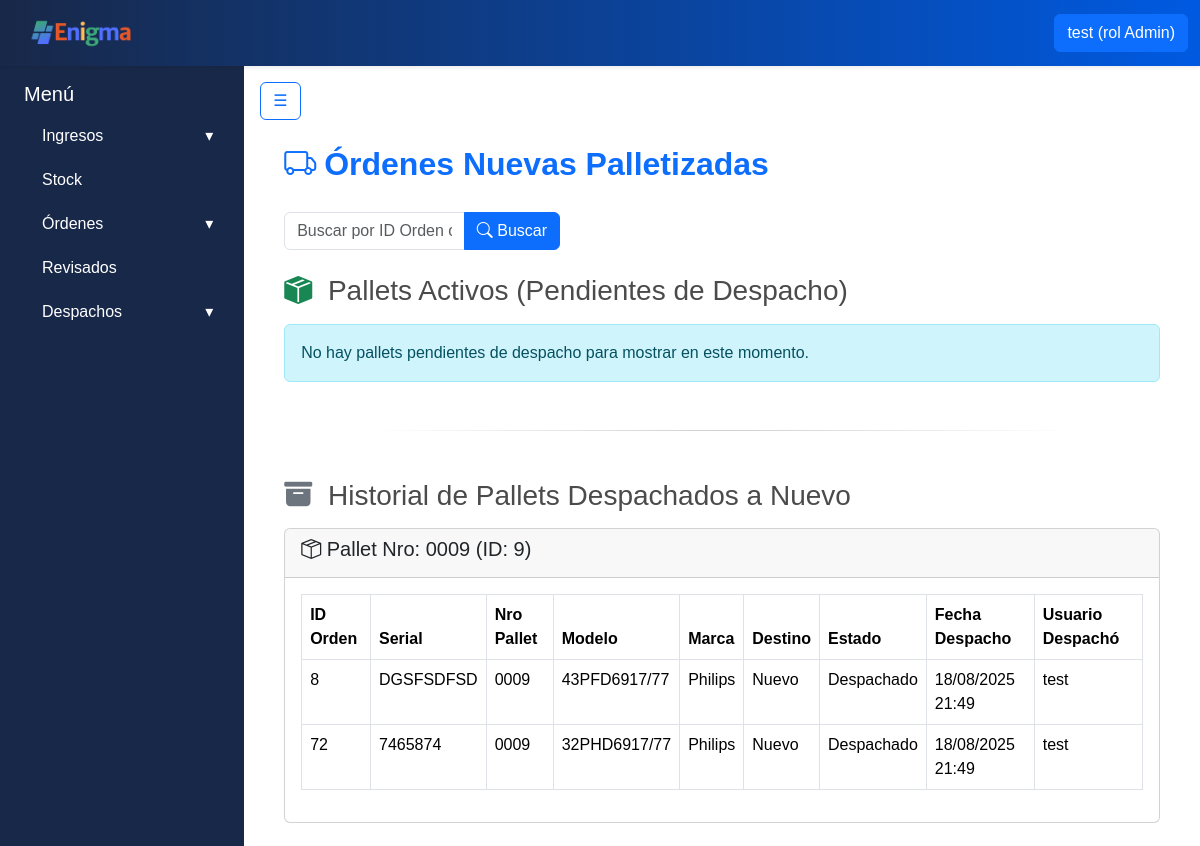
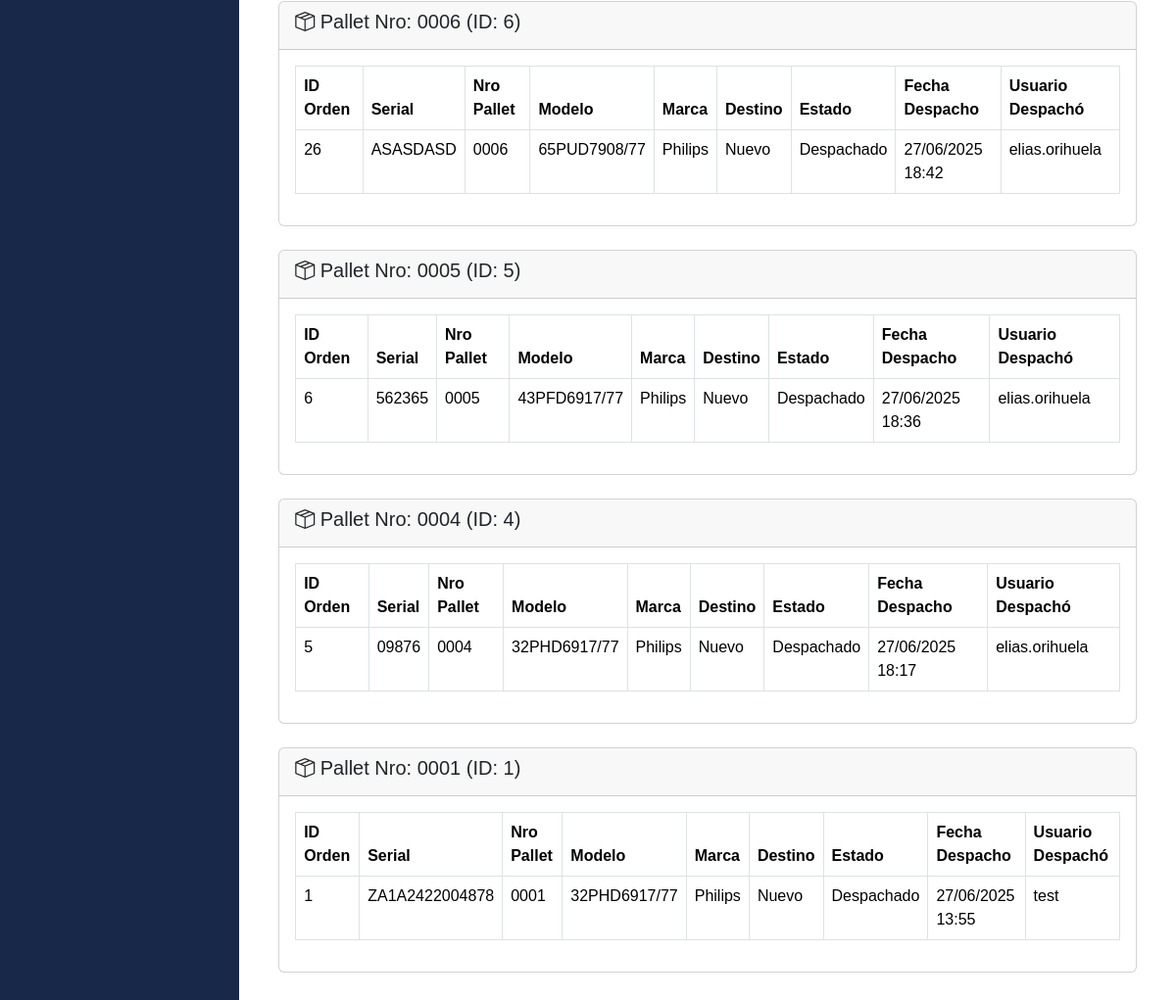
Screenshot of /despachos/nuevas/ (signed in) with the database file from the repository (2 pictures, top to bottom).
### apps/usuarios/models.py (models this page shows, shortened)
class Usuarios(AbstractBaseUser):
    username = models.CharField('Nombre de usuario', unique= True, max_length=60)
    email = models.EmailField('Correo electronico', max_length=254, unique= True)
    nombre = models.CharField(max_length=50)
    apellido = models.CharField(max_length=50)
    rol = models.ForeignKey(Roles, on_delete=models.CASCADE)
    activo = models.BooleanField(default=True)
    is_admin = models.BooleanField(default = False)
    is_superuser = models.BooleanField(default=False)
    is_staff = models.BooleanField(default=False)
    objects = UsuariosManager()
    USERNAME_FIELD = 'username'
    REQUIRED_FIELDS = ['nombre', 'apellido', 'email'] #campos necesarios para crear la cuenta por consola

class Roles(models.Model):
    id = models.AutoField(primary_key=True)
    nombre = models.CharField(max_length=50)
    def __str__(self):
        return self.nombre

### apps/despachos/models.py (models this page shows, shortened)
class Pallet(ModeloBaseConUsuario):
    destino = models.ForeignKey(Destinos, on_delete=models.PROTECT, related_name='pallets_despacho', verbose_name="Destino")
    nro_pallet = models.CharField(max_length=50, unique=True, null=True, blank=True, verbose_name="Número de Pallet")
    fecha_creacion = models.DateTimeField(auto_now_add=True, verbose_name="Fecha de Creación")
    fecha_modificacion = models.DateTimeField(auto_now=True, verbose_name="Fecha de Última Modificación")
    nro_viaje = models.CharField(max_length=50, null=True, blank=True, verbose_name="Número de Viaje")
    fecha_despacho = models.DateTimeField(null=True, blank=True, verbose_name="Fecha de Despacho")
    usuario_despacho = models.ForeignKey(
        User,
        on_delete=models.SET_NULL,
        null=True,
        blank=True,
        related_name='pallets_despachados_por_usuario',
        verbose_name="Usuario que Despachó"
    )
    remito_salida = models.ForeignKey(Remitos, on_delete=models.SET_NULL, null=True, blank=True, verbose_name="Remito de Salida")
    estado_pallet = models.ForeignKey(Estados, on_delete=models.PROTECT, related_name='pallets_por_estado', null=True, blank=True, verbose_name="Estado del Pallet")
    class Meta:
        verbose_name = "Pallet de Despacho"
        verbose_name_plural = "Pallets de Despacho"
        ordering = ['-fecha_creacion']

### apps/ordenes/models.py (models this page shows, shortened)
class Equipos(models.Model):
    producto_id = models.ForeignKey('ingresos.Productos', on_delete=models.CASCADE)
    numero_serie = models.CharField(max_length=20, unique=True, null=True, blank=True)
    fecha_alta = models.DateTimeField(auto_now_add=True)
    observaciones = models.CharField(max_length=100, null=True, blank=True)

class Destinos(models.Model):
    nombre_destino = models.CharField(max_length=30)

### apps/ingresos/models.py (models this page shows, shortened)
class Productos(models.Model):
    id = models.AutoField(primary_key=True)
    marca = models.CharField(max_length=30)
    modelo = models.CharField(max_length=50, unique=True)

### apps/despachos/views.py (the view)
# urls.py: path('nuevas/', views.OrdenesNuevasView.as_view(), name='ordenes_nuevas'),
class OrdenesNuevasView(BaseOrdenesDespachoView):
    destino_base_nombre = 'nuevo'
    titulo_pagina = 'Órdenes Nuevas Palletizadas'
    def get_context_data(self, request, queryset, mensaje_busqueda=None):
        context = super().get_context_data(request, queryset, mensaje_busqueda)
        estado_despachado_obj = Estados.objects.filter(nombre_estado__iexact='despachado').first()
        destino_obj = Destinos.objects.filter(nombre_destino__iexact=self.destino_base_nombre).first()
        pallets_despachados = []
        if estado_despachado_obj and destino_obj:
            despachados_queryset = Pallet.objects.filter(
                estado_pallet=estado_despachado_obj,
                destino=destino_obj
            ).select_related(
                'destino', 'estado_pallet', 'usuario', 'usuario_despacho', 'remito_salida'
            ).prefetch_related(
                'detalles__orden_id__equipo_id__producto_id',
                'detalles__orden_id__estado_id',
                'detalles__orden_id__destino'
            ).order_by('-fecha_despacho')
            for pallet in despachados_queryset:
                ordenes_en_pallet = []
                for detalle_pallet in pallet.detalles.all():
                    orden = detalle_pallet.orden_id
                    if orden:
                        equipo_obj = getattr(orden, 'equipo_id', None)
                        producto_obj = getattr(equipo_obj, 'producto_id', None)
                        modelo_nombre = getattr(producto_obj, 'modelo', 'N/A')
                        marca_nombre = getattr(producto_obj, 'marca', 'N/A')
                        ordenes_en_pallet.append({
                            'id': orden.id,
                            'numero_serie': getattr(equipo_obj, 'numero_serie', 'N/A'),
                            'modelo': modelo_nombre,
                            'marca': marca_nombre,
                            'estado': getattr(orden.estado_id, 'nombre_estado', 'N/A'),
                        })
                pallets_despachados.append({
                    'id': pallet.id,
                    'nro_pallet': pallet.nro_pallet,
                    'destino': getattr(pallet.destino, 'nombre_destino', 'N/A'),
                    'fecha_creacion': pallet.fecha_creacion,
                    'fecha_despacho': pallet.fecha_despacho,
                    'estado_pallet': getattr(pallet.estado_pallet, 'nombre_estado', 'N/A'),
                    'usuario_creacion': getattr(pallet.usuario, 'username', 'N/A'),
                    'usuario_despacho': getattr(pallet.usuario_despacho, 'username', 'N/A'),
                    'remito_salida': getattr(pallet.remito_salida, 'nro_remito', 'N/A'),
                    'cantidad_ordenes': len(ordenes_en_pallet),
                    'ordenes': ordenes_en_pallet,
                })
        context['pallets_despachados'] = pallets_despachados
        context['titulo_historial'] = f"Historial de Pallets Despachados a {self.destino_base_nombre.capitalize()}"
        return context

### apps/despachos/templatetags/custom_filters.py (called while the page is built)
@register.filter
def replace_chars(value, arg):
    if not isinstance(value, str):
        return value
    try:
        old_value, new_value = arg.split(':')
    except ValueError:
        return value
    return value.replace(old_value, new_value)

### apps/despachos/views.py (called while the page is built)
    def get(self, request, *args, **kwargs):
        queryset = self.get_queryset()
        query = request.GET.get('q', '')
        mensaje_busqueda = None
        if query:
            q_objects = Q(id__icontains=query) | Q(equipo_id__numero_serie__icontains=query)
            queryset = queryset.filter(q_objects)
            if not queryset.exists():
                mensaje_busqueda = f"No se encontraron órdenes con el ID/Número de Serie '{query}'."
        context = self.get_context_data(request, queryset, mensaje_busqueda)
        return render(request, self.template_name, context)

### apps/despachos/templates/despachos/ordenes_despacho_base.html (shortened to what this page needs)
{% extends 'base.html' %}
{% load static %}
{% load custom_filters %}
{% block content %}
<div class="page-container px-4 mt-3">
    <div class="d-flex align-items-center mb-4">
        <i class="bi bi-truck me-2" style="font-size: 2rem; color: #0d6efd;"></i>
        <h2 class="fw-bold text-primary mb-0">{{ titulo_pagina }}</h2>
    </div>
    <div class="top-action-bar mb-4">
        <form method="get" class="w-100">
            <div class="row mb-2">
                <div class="col-md-6 col-lg-4">
                    <div class="input-group search-input-group">
                        <input type="text" class="form-control" placeholder="Buscar por ID Orden o Nro. Serie" name="q" value="{{ query_actual|default:'' }}">
                        <button class="btn btn-primary" type="submit"><i class="bi bi-search"></i> Buscar</button>
                    </div>
                </div>
            </div>
        </form>
    </div>
    <h3 class="mb-3"><i class="bi bi-box-seam-fill text-success me-2"></i> Pallets Activos (Pendientes de Despacho)</h3>
    {% if mensaje_busqueda %}
        <div class="alert alert-warning" role="alert">{{ mensaje_busqueda }}</div>
    {% elif not pallets_activos %}
        <div class="alert alert-info" role="alert">No hay pallets pendientes de despacho para mostrar en este momento.</div>
    {% endif %}
    <hr class="my-5">
    <h3 class="mb-3"><i class="bi bi-archive-fill text-secondary me-2"></i> {{ titulo_historial }}</h3>
    {% if not pallets_despachados %}
        <div class="alert alert-info" role="alert">No hay pallets despachados en el historial para este destino.</div>
    {% else %}
        {% for pallet in pallets_despachados %}
            <div class="card mb-4">
                <div class="card-header">
                    <h5><i class="bi bi-box-seam"></i> Pallet Nro: {{ pallet.nro_pallet }} (ID: {{ pallet.id }})</h5>
                </div>
                <div class="card-body">
                    {% if pallet.ordenes %}
                        <table class="table table-bordered">
                            <thead>
                                <tr>
                                    <th>ID Orden</th>
                                    <th>Serial</th>
                                    <th>Nro Pallet</th>
                                    <th>Modelo</th>
                                    <th>Marca</th>
                                    <th>Destino</th>
                                    <th>Estado</th>
                                    <th>Fecha Despacho</th>
                                    <th>Usuario Despachó</th>
                                </tr>
                            </thead>
                            <tbody>
                                {% for orden in pallet.ordenes %}
                                    <tr>
                                        <td>{{ orden.id }}</td>
                                        <td>{{ orden.numero_serie }}</td>
                                        <td>{{ pallet.nro_pallet }}</td>
                                        <td>{{ orden.modelo }}</td>
                                        <td>{{ orden.marca }}</td>
                                        <td><span class="badge-estado bg-{{ pallet.destino|lower|replace_chars:' :-' }}">{{ pallet.destino }}</span></td>
                                        <td><span class="badge-estado bg-despachado">Despachado</span></td>
                                        <td>{{ pallet.fecha_despacho|date:"d/m/Y H:i"|default:"N/A" }}</td>
                                        <td>{{ pallet.usuario_despacho|default:"N/A" }}</td>
                                    </tr>
                                {% endfor %}
                            </tbody>
                        </table>
                    {% endif %}
                </div>
            </div>
        {% endfor %}
    {% endif %}
</div>
{% endblock %}

### templates/includes/header.html (shortened to what this page needs)
{% load static %}
<nav class="navbar navbar-expand-lg shadow-sm navbar-gradient">
  <div class="container-fluid">
    <a class="navbar-brand d-flex align-items-center" href="{% url 'core:dashboard' %}">
      <div class="card-header"><img class="logo_form" src="{% static 'img/enigmaLogoNuevo.png' %}"  alt=""></div>
    </a>
    <div class="d-flex ms-auto">
      {% if user.is_authenticated %}
        <div class="dropdown">
          <a class="btn btn-primary" href="#" role="button" id="dropdownUser" data-bs-toggle="dropdown" aria-expanded="false">
            {{ user.username }} (rol {{ user.rol }})
          </a>
        </div>
      {% else %}
        <a href="{% url 'usuarios:register' %}" class="btn btn-outline-primary me-2">Registrarse</a>
        <a href="{% url 'usuarios:login' %}" class="btn btn-outline-success">Login</a>
      {% endif %}
    </div>
  </div>
</nav>

### static/css/style.css (style rules this page uses)
:root { --color-bg-navbar-solid:linear-gradient(90deg, #182848 0%, #005ae1 100%); }
.navbar-gradient { background: var(--color-bg-navbar-solid); }
.logo_form { width: auto; height: 40px; margin-right: 10px; margin-left: 0.8rem; }
h2 { color: #e02626; }
body { font-family: Arial, sans-serif; color: #4b4b4b; }
h1, h2 { text-align: center; color: #0056b3; }
hr { color: #e02626; border: 0; height: 1px; background-image: linear-gradient(to right, rgba(0, 0, 0, 0), rgba(0, 0, 0, 0.75), rgba(0, 0, 0, 0)); width: 80%; margin: 40px auto; }

### rows the page displays
Usuarios: username "test", rol "Admin", usuario_despacho "test" "test" "test"
Pallet: nro_pallet "0009", nro_pallet "0009" "0009", fecha_despacho "18/08/2025 21:49" "18/08/2025 21:49"
Equipos: numero_serie "DGSFSDFSD"
Productos: modelo "43PFD6917/77" "43PFD6917/77", marca "Philips" "Philips"
Destinos: destino "Nuevo" "Nuevo" "Nuevo" "Nuevo" "Nuevo" "Nuevo"
Equipos: numero_serie "7465874"
Productos: modelo "32PHD6917/77" "32PHD6917/77" "32PHD6917/77", marca "Philips" "Philips" "Philips"
Pallet: nro_pallet "0006", nro_pallet "0006", fecha_despacho "27/06/2025 18:42"
Equipos: numero_serie "ASASDASD"
Productos: modelo "65PUD7908/77", marca "Philips"
Usuarios: usuario_despacho "elias.orihuela" "elias.orihuela" "elias.orihuela"
Pallet: nro_pallet "0005", nro_pallet "0005", fecha_despacho "27/06/2025 18:36"
Equipos: numero_serie "562365"
Pallet: nro_pallet "0004", nro_pallet "0004", fecha_despacho "27/06/2025 18:17"
Equipos: numero_serie "09876"
Pallet: nro_pallet "0001", nro_pallet "0001", fecha_despacho "27/06/2025 13:55"
Equipos: numero_serie "ZA1A2422004878"

### other values shown
{{ titulo_pagina }} "Órdenes Nuevas Palletizadas"
{{ titulo_historial }} "Historial de Pallets Despachados a Nuevo"
{{ pallet.id }} "9" "6" "5" "4" "1"
{{ orden.id }} "8" "72" "26" "6" "5" "1"
